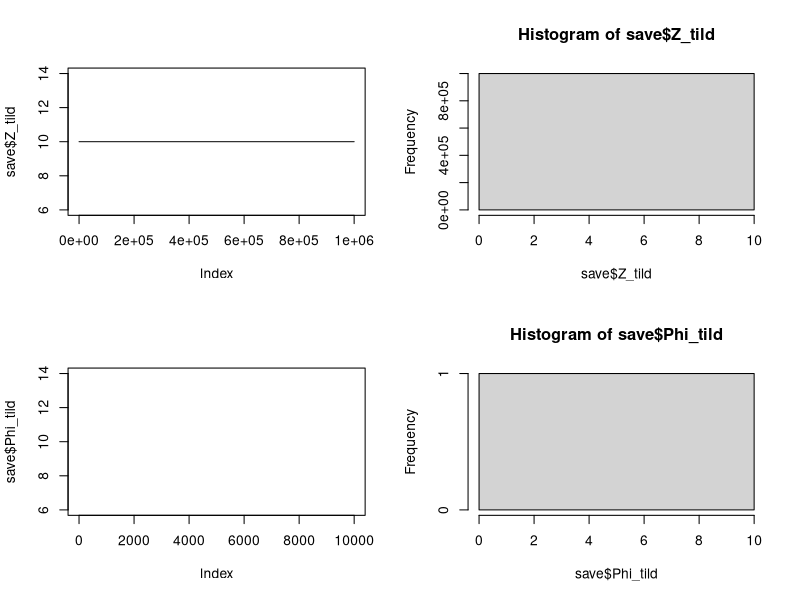

This figure's R source: (Note: this script raises an error after producing the figure.)
set.seed(69) # nice
# data
T=100 # structure against time steps
t=1:T # index time
Phi=10 # some random phi
Mu=rnorm(T,6,1) # and mu to generate count data from nb
y=rnbinom(T,size=Phi,mu=Mu) # data should be counts
x1=rnorm(T,6,1) # covariates
x2=rbeta(T,1,1) # btw all of this data is bad
x3=(rnorm(T)+runif(T))^2 # no shot this is a good approximation
X=cbind(1,x1,x2,x3) # placed into design matrix
# the model works though

# initialized variables and priors
k=10000 # number of mcmc
p=rep(0.20,k) # prior p vector
phi=rep(10,k) # prior phi vector
z=matrix(10,k,T) # z prior matrix
alpha=1 # alpha prior
beta=4 # beta prior
b_init=solve(t(X)%*%X)%*%t(X)%*%log(y) # initial beta
b=matrix(rep(b_init,k),k,dim(X)[2],T) # beta prior matrix
mu_init=exp(X%*%b_init) # inital mu
mu=matrix(mu_init,k,T) # mu prior matrix
b_mn=0 # beta mean hyper prior
b_sd=10 # beta sd hyper prior
phi_min=0.1 # phi min hyper prior
phi_max=10 # phi max hyper prior

for(i in 2:k){
  # zt|yt ~ binom(yt,pt)
  # propose value of zt
  zstar=z[i-1,] # initialize zstar as current z
  for(t in 1:T){ # across time
    # given that our values are within support and non-error
    if(!is.na(y[t])&&!is.na(p[i-1])&&y[t]>=0&&p[i-1]>0&&p[i-1]<1){
      zprop=rbinom(1,y[t],p[i-1]) # propose z
      if(zprop>=0&&zprop<=y[t]){ # if proposal is within support
        mh1=dbinom(zprop,y[t],p[i-1],log=T) # density of z at proposed value
        mh2=dbinom(z[i-1,t],y[t],p[i-1],log=T) # density of current z

        if(log(runif(1)<mh1-mh2)){ # check against mh ratio
          zstar[t]=zprop # save value
        }
      }
    }
  }
  z[i,]=zstar # save new z values

  # yt|mu_t,phi_t ~ nb(mu_t,phi_t) (feeties)
  # b|b_mu,b_sig ~ n(b_mu,b_sig)
  bstar=rnorm(dim(X)[2],b_mn,b_sd) # propose value of b
  mustar=exp(X%*%bstar) # propose value of mu
  mh1=sum(dbinom(z[i,],y,p[i-1],log=T))+ # density of zt at saved values
    sum(dnbinom(y,size=phi[i-1],mu=mustar,log=T))+ # density of yt at proposed value of mu
    sum(dnorm(bstar,b_mn,b_sd,log=T)) # density of proposed beta values
  mh2=sum(dbinom(z[i,],y,p[i-1],log=T))+ # density of zt at saved values
    sum(dnbinom(y,size=phi[i-1],mu=mu[i-1,],log=T))+ # density of yt at current mu
    sum(dnorm(b[i-1,],b_mn,b_sd,log=T)) # density of current beta
  mh=exp(mh1-mh2) # total mh ratio
  b[i,]=ifelse(mh>runif(1),bstar,b[i-1,]) # save b
  mu[i,]=ifelse(mh>runif(1),mustar,mu[i-1,]) # save mu

  # phi_t|a_phi,b_phi ~ unif(a_phi,b_phi) (feeties)
  phistar=runif(1,phi_min,phi_max) # propose value of phi
  mh1=sum(dbinom(z[i,],y,p[i-1],log=T))+ # density of zt at saved values
    sum(dnbinom(y,size=phistar,mu=mu[i,],log=T))+ # density of yt at proposed value of phi
    dunif(phistar,phi_min,phi_max,log=T) # density of proposed phi
  mh2=sum(dbinom(z[i,],y,p[i-1],log=T))+ # density of zt at saved values
    sum(dnbinom(y,size=phi[i-1],mu=mu[i,],log=T))+ # density of yt at current value of phi
    dunif(phi[i-1],phi_min,phi_max) # density of current phi
  mh=exp(mh1-mh2) # total mh ratio
  phi[i]=ifelse(mh>runif(1),phistar,phi[i-1]) # save phi

  # pt|alpha,beta ~ beta(alpha,beta)
  pstar=rbeta(1,alpha,beta) # propose value of p
  mh1=sum(dbinom(z[i,],y,pstar,log=T))+ # density of zt at proposed p
    sum(dnbinom(y,size=phi[i],mu=mu[i,],log=T))+ # density of yt at saved values
    dbeta(pstar,alpha,beta,log=T) # density of proposed p
  mh2=sum(dbinom(z[i,],y,p[i-1],log=T))+ # density of zt at current p
    sum(dnbinom(y,size=phi[i],mu=mu[i,],log=T))+ # density of yt at saved values
    dbeta(p[i-1],alpha,beta,log=T) # density of current p
  mh=exp(mh1-mh2) # total mh ratio
  p[i]=ifelse(mh>runif(1),pstar,p[i-1]) # save p
}

burn=1000 # burn discards
# save outputs into list structure
save=list(Z_tild=z[-burn],B_tild=b[-burn],Mu_tild=mu[-burn],Phi_tild=phi[-burn],P_tild=p[-burn])
# histograms and traceplots of output
par(mfrow=c(2,2))
plot(save$Z_tild,type="l")
hist(save$Z_tild)
plot(save$Phi_tild,type="l")
hist(save$Phi_tild)

par(mfrow=c(2,2))
plot(save$B_tild,type="l")
hist(save$B_tild)
plot(save$P_tild,type="l")
hist(save$P_tild)

plot(save$Mu_tild,type="l")
hist(save$Mu_tild)
